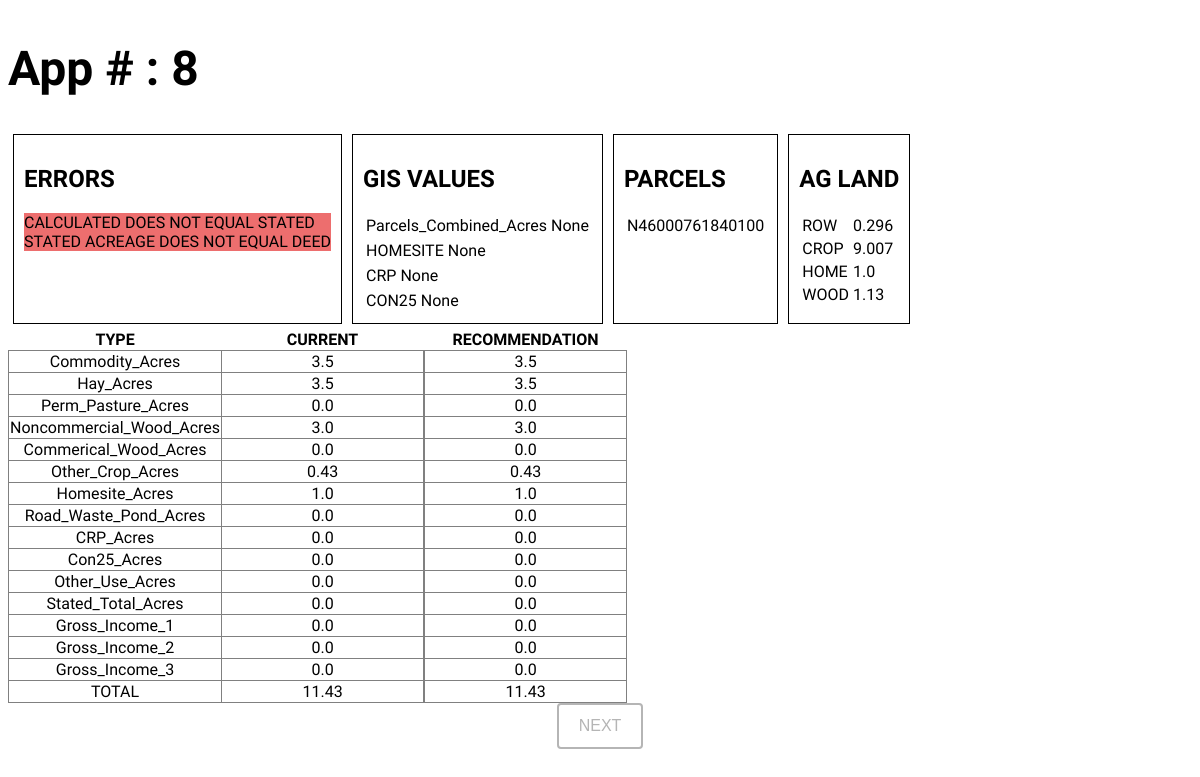
Page /8 on the committed database.
### models.py (models this page shows)
class CAUVApp(db.Model):
    id = db.Column(
        type_=db.Integer,
        primary_key=True,
    )
    AG_APP = db.Column(
        type_=db.String(30),
        nullable=False
    )
    Commodity_Acres = db.Column(
        type_=db.Float(3),
    )
    Hay_Acres = db.Column(
        type_=db.Float(3),
    )
    Perm_Pasture_Acres = db.Column(
        type_=db.Float(3),
    )
    Noncommercial_Wood_Acres = db.Column(
        type_=db.Float(3),
    )
    Commerical_Wood_Acres = db.Column(
        type_=db.Float(3),
    )
    Other_Crop_Acres = db.Column(
        type_=db.Float(3),
    )
    Homesite_Acres = db.Column(
        type_=db.Float(3),
    )
    Road_Waste_Pond_Acres = db.Column(
        type_=db.Float(3),
    )
    CRP_Acres = db.Column(
        type_=db.Float(3),
    )
    Con25_Acres = db.Column(
        type_=db.Float(3),
    )
    Other_Use_Acres = db.Column(
        type_=db.Float(3),
    )
    Stated_Total_Acres = db.Column(
        type_=db.Float(3),
        nullable=False,
    )
    Gross_Income_1 = db.Column(
        type_=db.Float(2),
    )
    Gross_Income_2 = db.Column(
        type_=db.Float(2),
    )
    Gross_Income_3 = db.Column(
        type_=db.Float(2),
    )

### routes.py (the view)
@app.route('/<int:id>', methods = ['POST', 'GET'])
def base(id):
    next_id = id + 1
    if request.method == "POST":
        return redirect('/' + str(next_id))
    else:
        app_select = CAUVApp.query.filter(CAUVApp.AG_APP == id).first()
        if app_select is None:
            return redirect('/' + str(next_id))
        else:
            current = current_app(id)
            current_sum = current_app_sum(id)
            AG_LAND_parcels = parcel_view(id)
            AG_LAND_parcel_sum = parcel_sum(AG_LAND_parcels)
            AG_LAND_land = land_view(id)
            AG_LAND_land_sum = land_sum(AG_LAND_land)
            errors_compiled = compiled_errors(
                app_num=id,
                parcel_sum=AG_LAND_parcel_sum,
                AG_LAND_land=AG_LAND_land,
                current_sum=current_sum,
            )
            app_recommendation = recommendation(
                app_num=id,
                AG_LAND_parcel=AG_LAND_parcels,
                AG_LAND_land=AG_LAND_land,
                errors=errors_compiled,
            )
            app_recommendation_sum = recommendation_sum(app_recommendation)
            if len(errors_compiled) == 0:
                return redirect('/' + str(next_id))
            return render_template(
                'index.html',
                appNum=id,
                errors=errors_compiled,
                current=current,
                current_sum=current_sum,
                AG_LAND_parcels=AG_LAND_parcels,
                AG_LAND_parcel_sum=AG_LAND_parcel_sum,
                AG_LAND_land=AG_LAND_land,
                AG_LAND_land_sum=AG_LAND_land_sum,
                recommendation=app_recommendation,
                recommendation_sum=app_recommendation_sum,
            )

### AG_LAND.py (called while the page is built)
def parcel_view(app_num):
    parcels= []
    parcels_dict_list = []
    app_select = AG_LAND.query.filter(AG_LAND.AGAPPL == app_num).all()
    for row in app_select:
        if row.PARID in parcels:
            continue
        else:
            parcels.append(row.PARID)
    for parcel in parcels:
        parcels_dict ={
        "PARID": None,
        "PARCEL_ACREAGE": None,
        }
        parcels_dict['PARID'] = parcel
        parcel_query = AG_LAND.query.filter(
            AG_LAND.AGAPPL == app_num,
            AG_LAND.PARID == parcel
        ).first()
        parcels_dict['PARCEL_ACREAGE'] = round(parcel_query.PARCEL_ACREAGE,3)
        parcels_dict_list.append(parcels_dict)
    return parcels_dict_list

def parcel_sum(parcels_dict_list):
    parcels_sum = []
    for each in parcels_dict_list:
        parcels_sum.append(each['PARCEL_ACREAGE'])
    total_acres = round(sum(parcels_sum),3)
    return total_acres

def land_view(app_num):
    app_select = AG_LAND.query.filter(AG_LAND.AGAPPL == app_num).all()
    land = []
    land_dict_list = []
    for row in app_select:
        if row.LAND_USE_TYPE in land:
            continue
        else:
            land.append(row.LAND_USE_TYPE)
    for type in land:
        land_dict = {
        "LAND_USE_TYPE": None,
        "LAND_USE_ACRES": None,
        }
        land_dict['LAND_USE_TYPE'] = type
        land_query = AG_LAND.query.filter(
            AG_LAND.AGAPPL == app_num,
            AG_LAND.LAND_USE_TYPE == type
        ).all()
        land_type_sum = []
        for each in land_query:
            land_type_sum.append(each.LAND_USE_ACRES)
        land_dict['LAND_USE_ACRES'] = round(sum(land_type_sum),3)
        land_dict_list.append(land_dict)
    return land_dict_list

def land_sum(land_dict_list):
    land_sum = []
    for each in land_dict_list:
        land_sum.append(each['LAND_USE_ACRES'])
    total_acres = round(sum(land_sum),3)
    return total_acres

### CURRENT.py (called while the page is built)
def current_app_sum(app_num):
    app_select = CAUVApp.query.filter(CAUVApp.AG_APP == app_num).first()
    app_sum = [
        app_select.Commodity_Acres,
        app_select.Hay_Acres,
        app_select.Noncommercial_Wood_Acres,
        app_select.Commerical_Wood_Acres,
        app_select.Other_Crop_Acres,
        app_select.Homesite_Acres,
        app_select.Road_Waste_Pond_Acres,
        app_select.CRP_Acres,
        app_select.Con25_Acres,
        app_select.Other_Use_Acres,
    ]
    return round(sum(app_sum),3)

### templates/index.html (shortened to what this page needs)
{% extends 'base.html' %}
{% block body %}
<div class="APPNUM">
  <h1>
  App # : {{ appNum }}
  </h1>
</div>
<div class="GENERAL_INFO">
  <div class="GENERAL_INFO_ITEM">
    <h2>ERRORS</h2>
    {% for each in errors %}
      <div class="ERRORS">
        {{each}}
      </div>
    {% endfor %}
  </div>
  <div class="GENERAL_INFO_ITEM">
    <h2>GIS VALUES</h2>
    {% for each in current['GIS_VALUES'] %}
    <table>
      <tr>
        <td>
          {{each}}
        </td>
        <td>
          {{ current['GIS_VALUES'][each] }}
        </td>
      </tr>
    </table>
    {% endfor %}
  </div>
  <div class="GENERAL_INFO_ITEM">
    <h2>PARCELS</h2>
    <table>
      {% for each in AG_LAND_parcels %}
      <tr>
        <td>
          {{ each['PARID'] }}
        </td>
      </tr>
      {% endfor %}
    </table>
  </div>
  <div class="GENERAL_INFO_ITEM">
    <h2>AG LAND</h2>
    <table>
      {% for each in AG_LAND_land %}
      <tr>
        <td>
          {{ each['LAND_USE_TYPE'] }}
        </td>
        <td>
          {{ each['LAND_USE_ACRES'] }}
        </td>
      </tr>
      {% endfor %}
    </table>
  </div>
</div>
<div class="APP">
  <table>
    <tr>
      <th>TYPE</th>
      <th>CURRENT</th>
    </tr>
    {% for each in current['APP_VALUES'] %}
      <tr>
        <td>
          {{ each }}
        </td>
        <td>
          {{ current['APP_VALUES'][each] }}
        </td>
      </tr>
    {% endfor %}
    <tr>
      <td>TOTAL</td>
      <td>
        {{ current_sum }}
      </td>
    </tr>
  </table>
  <table>
    <tr>
      <th>RECOMMENDATION</th>
    </tr>
    {% for each in recommendation %}
    <tr>
      <td>
          {{ recommendation[each] }}
      </td>
    </tr>
    {% endfor %}
    <tr>
      <td>
        {{ recommendation_sum }}
      </td>
    </tr>
  </table>
</div>
<form method="post">
  <input type="submit" id="submit" name="submit" value="NEXT">
</form>
{% endblock %}

### static/css/main.css (style rules this page uses)
body { font-family: 'Oxygen', sans-serif; font-size: 16px; text-align: center; display: flex; flex-direction: column; justify-content: center; }
.APPNUM { font-size: 24px; text-align: left; }
.GENERAL_INFO { display: flex; text-align: left; flex-direction: row; }
.GENERAL_INFO_ITEM { padding: 10px; border: solid 1px black; margin: 5px; }
.ERRORS { background-color: hsl(0, 78%, 68%); }
.APP { display: flex; flex-direction: row; }
.APP table { border-collapse: collapse; padding: 5px; }
.APP td { border: solid 1px gray; }
.APP th { width: 200px; }
#submit { color: hsla(0, 0%, 71%, 1); font-size: 16px; background-color: hsla(0, 0%, 100%, 1); padding: 12px 20px; border: 2px solid hsla(0, 0%, 71%, 1); border-radius: 4px; }

### rows in the picture
CAUVApp: Commodity_Acres "3.5" "3.5" "0.0" "3.0" "0.0" "0.43" "1.0" "0.0" "0.0" "0.0" "0.0" "0.0" "0.0" "0.0" "0.0", Commodity_Acres "3.5" "3.5" "0.0" "3.0" "0.0" "0.43" "1.0" "0.0" "0.0" "0.0" "0.0" "0.0" "0.0" "0.0" "0.0"

### other values in the picture
{{ appNum }} "8"
{{ each }} "CALCULATED DOES NOT EQUAL STATED" "STATED ACREAGE DOES NOT EQUAL DEED"
{{ each }} "Parcels_Combined_Acres" "HOMESITE" "CRP" "CON25"
{{ current['GIS_VALUES'][each] }} "None" "None" "None" "None"
{{ each['PARID'] }} "N46000761840100"
{{ each['LAND_USE_TYPE'] }} "ROW" "CROP" "HOME" "WOOD"
{{ each['LAND_USE_ACRES'] }} "0.296" "9.007" "1.0" "1.13"
{{ each }} "Commodity_Acres" "Hay_Acres" "Perm_Pasture_Acres" "Noncommercial_Wood_Acres" "Commerical_Wood_Acres" "Other_Crop_Acres" "Homesite_Acres" "Road_Waste_Pond_Acres" "CRP_Acres" "Con25_Acres" "Other_Use_Acres" "Stated_Total_Acres" "Gross_Income_1" "Gross_Income_2" "Gross_Income_3"
{{ current_sum }} "11.43"
{{ recommendation_sum }} "11.43"
